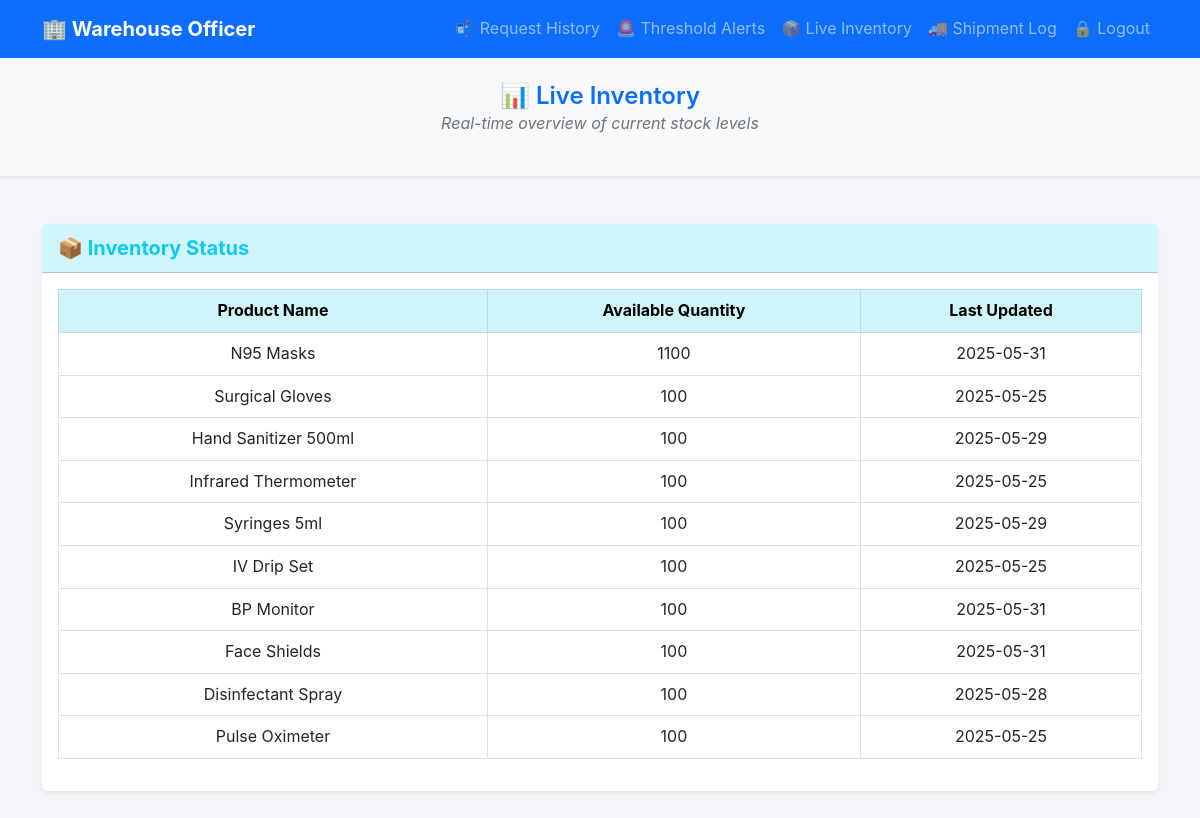
The app's page /warehouse_live_inventory (signed in) with its own data.
### app.py (models this page shows)
class Inventory(db.Model):
    __tablename__ = 'inventory'
    inventory_id = db.Column(db.Integer, primary_key=True)
    product_id = db.Column(db.Integer, db.ForeignKey('product.product_id'), nullable=False)
    available_quantity = db.Column(db.Integer, nullable=False)
    last_updated = db.Column(db.Date, default=date.today, onupdate=date.today)
    product = db.relationship('Product', backref=db.backref('inventory', lazy=True))

class Product(db.Model):
    __tablename__ = 'product'
    product_id = db.Column(db.Integer, primary_key=True)
    name = db.Column(db.String(100), unique=True, nullable=False)
    description = db.Column(db.String(200))

### app.py (the view)
@app.route("/warehouse_live_inventory")
@login_required
@role_required("warehouse")
def warehouse_live_inventory():
    inventory = Inventory.query.all()
    return render_template("warehouse_live_inventory.html", inventory=inventory)

### app.py (called while the page is built)
def login_required(f):
    @wraps(f)
    def decorated_function(*args, **kwargs):
        if 'username' not in session:
            return redirect("/")
        return f(*args, **kwargs)
    return decorated_function

def role_required(role):
    def decorator(f):
        @wraps(f)
        def decorated_function(*args, **kwargs):
            if 'role' not in session or (session['role'] != role and session['role'] != 'admin'):
                abort(403)
            return f(*args, **kwargs)
        return decorated_function
    return decorator

@app.after_request
def add_header(response):
    response.headers["Cache-Control"] = "no-store, no-cache, must-revalidate, post-check=0, pre-check=0, max-age=0"
    response.headers["Pragma"] = "no-cache"
    response.headers["Expires"] = "0"
    return response

### templates/warehouse_live_inventory.html (shortened to what this page needs)
<!DOCTYPE html>
<html lang="en">
<head>
  <link href="https://cdn.jsdelivr.net/npm/bootstrap@5.3.0/dist/css/bootstrap.min.css" rel="stylesheet" />
  <link rel="stylesheet" href="static/style.css" />
</head>
<body>
  <nav class="navbar navbar-expand-lg navbar-dark bg-primary">
    <div class="container">
      <a class="navbar-brand fw-bold" href="warehouse_dashboard">🏢 Warehouse Officer</a>
      <div class="collapse navbar-collapse" id="navbarNav">
        <ul class="navbar-nav ms-auto">
          <li class="nav-item"><a class="nav-link" href="warehouse_pending_requests">📬 Request History</a></li>
          <li class="nav-item"><a class="nav-link" href="warehouse_threshold_alerts">🚨 Threshold Alerts</a></li>
                    <li class="nav-item"><a class="nav-link" href="warehouse_live_inventory">📦 Live Inventory</a></li>
          <li class="nav-item"><a class="nav-link" href="warehouse_shipment_log">🚚 Shipment Log</a></li>
          <li class="nav-item"><a class="nav-link" href="/logout">🔒 Logout</a></li>
        </ul>
      </div>
    </div>
  </nav>
  <header class="py-4 bg-body-tertiary text-center shadow-sm mb-4">
    <h4 class="mb-0 text-primary fw-semibold">
      📊 Live Inventory
    </h4>
    <p class="text-secondary fst-italic">Real-time overview of current stock levels</p>
  </header>
  <main class="container my-5">
    <div class="card shadow-sm border-0">
      <div class="card-header bg-info-subtle text-info fw-bold fs-5">
        📦 Inventory Status
      </div>
      <div class="card-body p-3">
        <div class="table-responsive">
          <table class="table table-bordered table-hover align-middle">
            <thead class="table-info text-center">
              <tr>
                <th>Product Name</th>
                <th>Available Quantity</th>
                <th>Last Updated</th>
              </tr>
            </thead>
            <tbody>
            <tbody class="text-center">
              {% for item in inventory %}
              <tr>
                <td>{{ item.product.name}}</td>
                <td>{{ item.available_quantity }}</td>
                <td>{{ item.last_updated}}</td>
              </tr>
              {% endfor %}
            </tbody>
            </tbody>
          </table>
        </div>
      </div>
    </div>
  </main>
</body>
</html>

### static/style.css (style rules this page uses)
* { margin: 0; padding: 0; box-sizing: border-box; }
body { font-family: 'Inter', 'Nunito Sans', 'Open Sans', sans-serif; background-color: #f4f6f9; color: #1e1e2f; font-size: 16px; line-height: 1.6; }

### records on screen
Inventory: product.name "N95 Masks", available_quantity "1100", last_updated "2025-05-31"
Inventory: product.name "Surgical Gloves", available_quantity "100", last_updated "2025-05-25"
Inventory: product.name "Hand Sanitizer 500ml", available_quantity "100", last_updated "2025-05-29"
Inventory: product.name "Infrared Thermometer", available_quantity "100", last_updated "2025-05-25"
Inventory: product.name "Syringes 5ml", available_quantity "100", last_updated "2025-05-29"
Inventory: product.name "IV Drip Set", available_quantity "100", last_updated "2025-05-25"
Inventory: product.name "BP Monitor", available_quantity "100", last_updated "2025-05-31"
Inventory: product.name "Face Shields", available_quantity "100", last_updated "2025-05-31"
Inventory: product.name "Disinfectant Spray", available_quantity "100", last_updated "2025-05-28"
Inventory: product.name "Pulse Oximeter", available_quantity "100", last_updated "2025-05-25"
